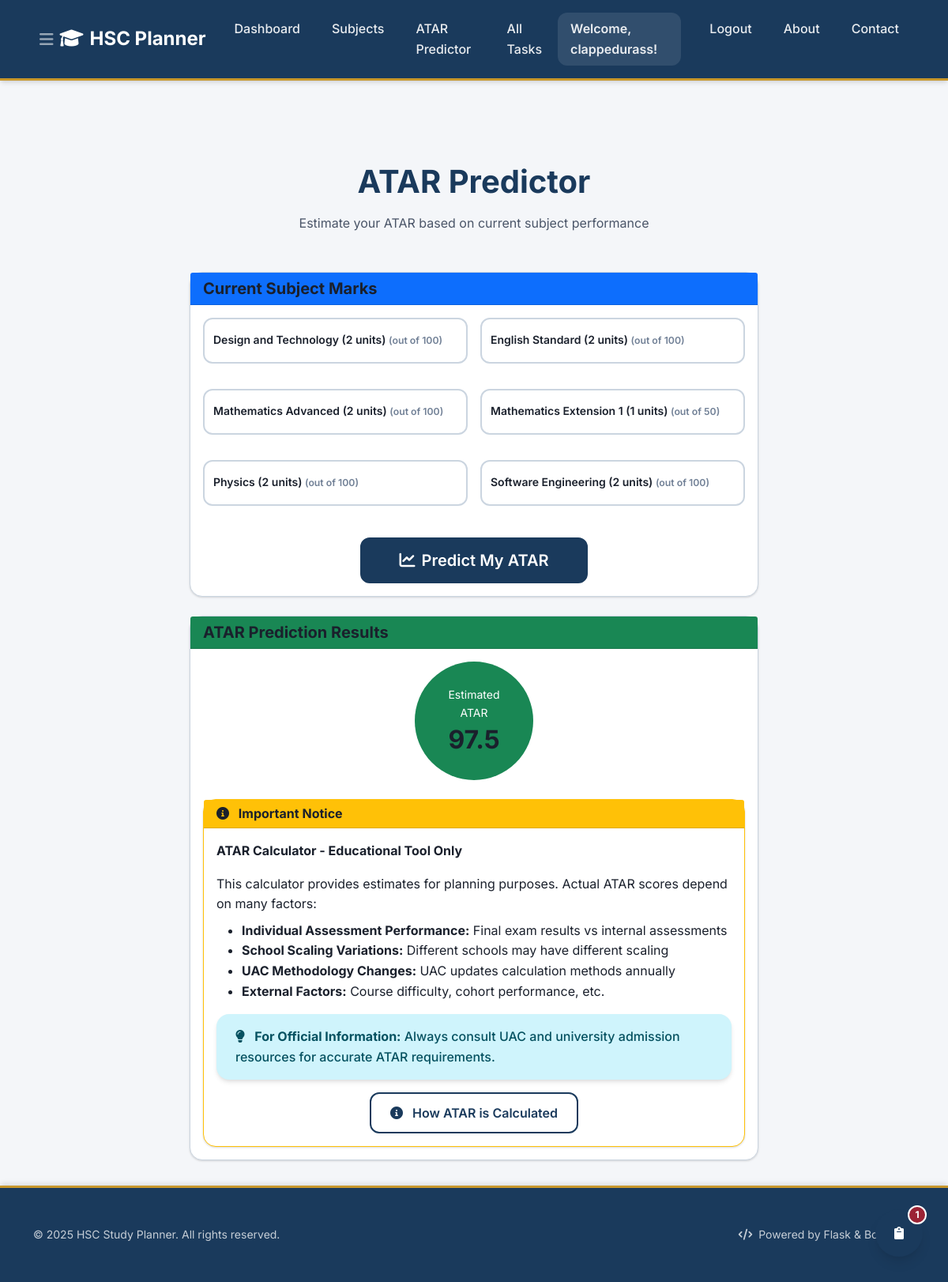
Page /atar (signed in) on the earlier database version.
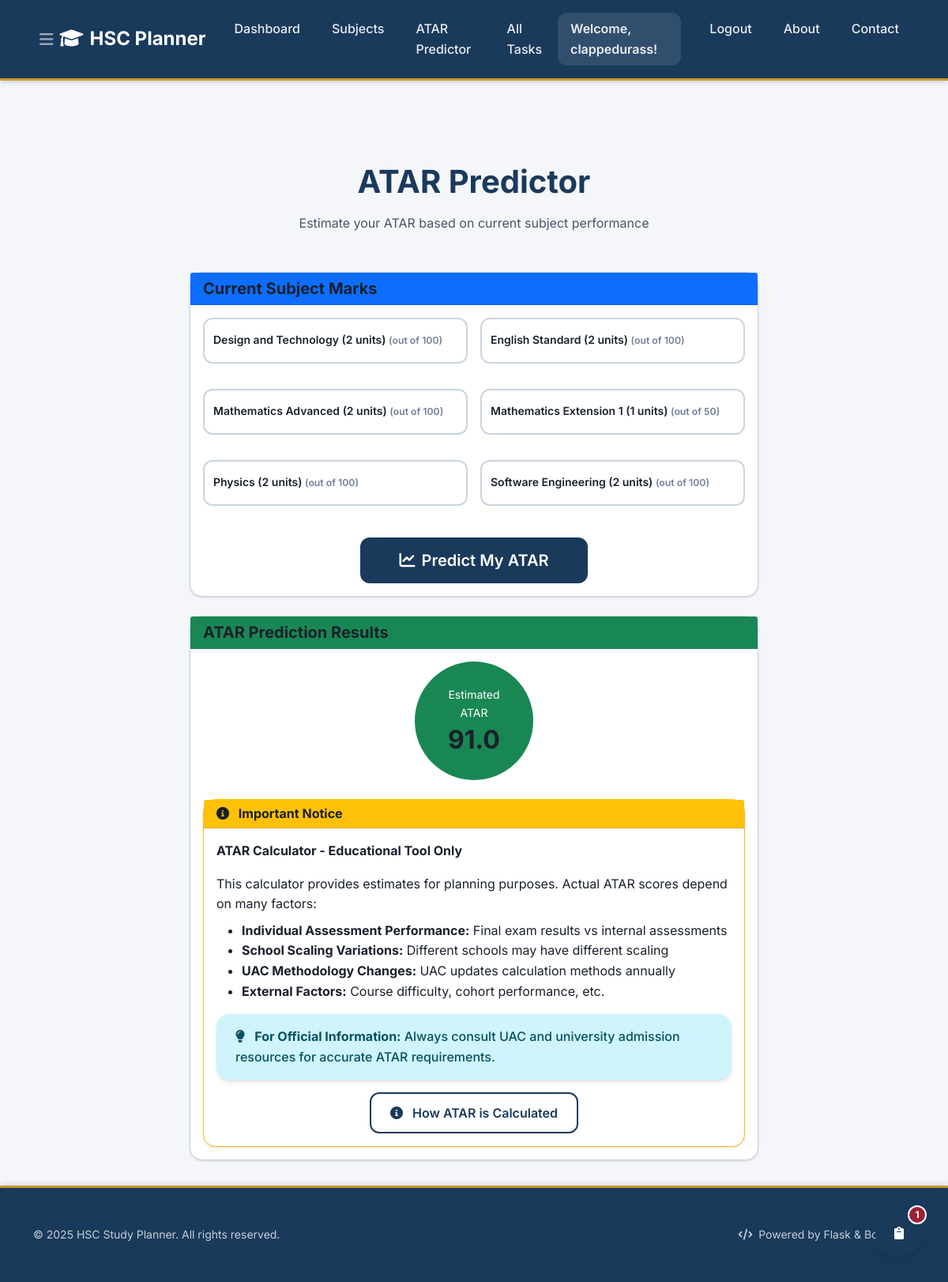
Same page on the later database version.
### tables this page shows
CREATE TABLE atar_predictions (
                        id INTEGER PRIMARY KEY AUTOINCREMENT,
                        user_id INTEGER NOT NULL,
                        atar_score REAL NOT NULL,
                        aggregate_score REAL NOT NULL,
                        prediction_date TEXT NOT NULL,
                        notes TEXT,
                        FOREIGN KEY (user_id) REFERENCES users (id)
                    );

### Task_Organiser/app.py (the view, shortened to what this page needs)
    @app.route('/atar', methods=['GET', 'POST'])
    @login_required
    def atar():
        from .atar_data import calculate_atar_estimate, SUBJECT_SCALING_POINTS
        db = get_db()
        user_subjects = db.execute('SELECT * FROM subjects WHERE user_id = ? ORDER BY name', (g.user['id'],)).fetchall()
        latest_prediction = db.execute('''SELECT * FROM atar_predictions WHERE user_id = ? ORDER BY prediction_date DESC LIMIT 1''', (g.user['id'],)).fetchone()
        estimated_atar = latest_prediction['atar_score'] if latest_prediction and latest_prediction['atar_score'] else 0
        return render_template('atar.html',
                             estimated_atar=estimated_atar,
                             user_subjects=user_subjects,
                             available_subjects=list(SUBJECT_SCALING_POINTS.keys()))

### Task_Organiser/app.py (called while the page is built)
def login_required(view):
    @wraps(view)
    def wrapped_view(**kwargs):
        if g.user is None:
            return redirect(url_for('login'))
        return view(**kwargs)
    return wrapped_view

### Task_Organiser/db.py (called while the page is built)
def get_db():
    if 'db' not in g:
        database_path = current_app.config['DATABASE']
        g.db = sqlite3.connect(database_path)
        g.db.row_factory = sqlite3.Row
    return g.db

### Task_Organiser/templates/atar.html (shortened to what the changed rows need)
{% extends 'base.html' %}
{% block content %}
<div class="container mt-5">
    <div class="row justify-content-center">
        <div class="col-lg-10 col-xl-8">
            <div class="text-center mb-5">
                <h1 class="fw-bold mb-3" style="color: var(--primary);">ATAR Predictor</h1>
            </div>
            <div class="card">
                <div class="card-body">
                    <div class="text-center mb-4">
                        <div class="d-inline-block bg-success text-white rounded-circle p-4" style="width: 150px; height: 150px;">
                            <div class="d-flex flex-column h-100 justify-content-center align-items-center">
                                <small class="mb-1">Estimated ATAR</small>
                                <h2 class="mb-0 fw-bold">{{ "%.1f"|format(estimated_atar) }}</h2>
                            </div>
                        </div>
                    </div>
                </div>
            </div>
        </div>
    </div>
</div>
{% endblock %}

Differences in the rows shown:
no longer on this page (row unchanged): atar_predictions: atar_score "97.5"
added atar_predictions: atar_score "91.0"
